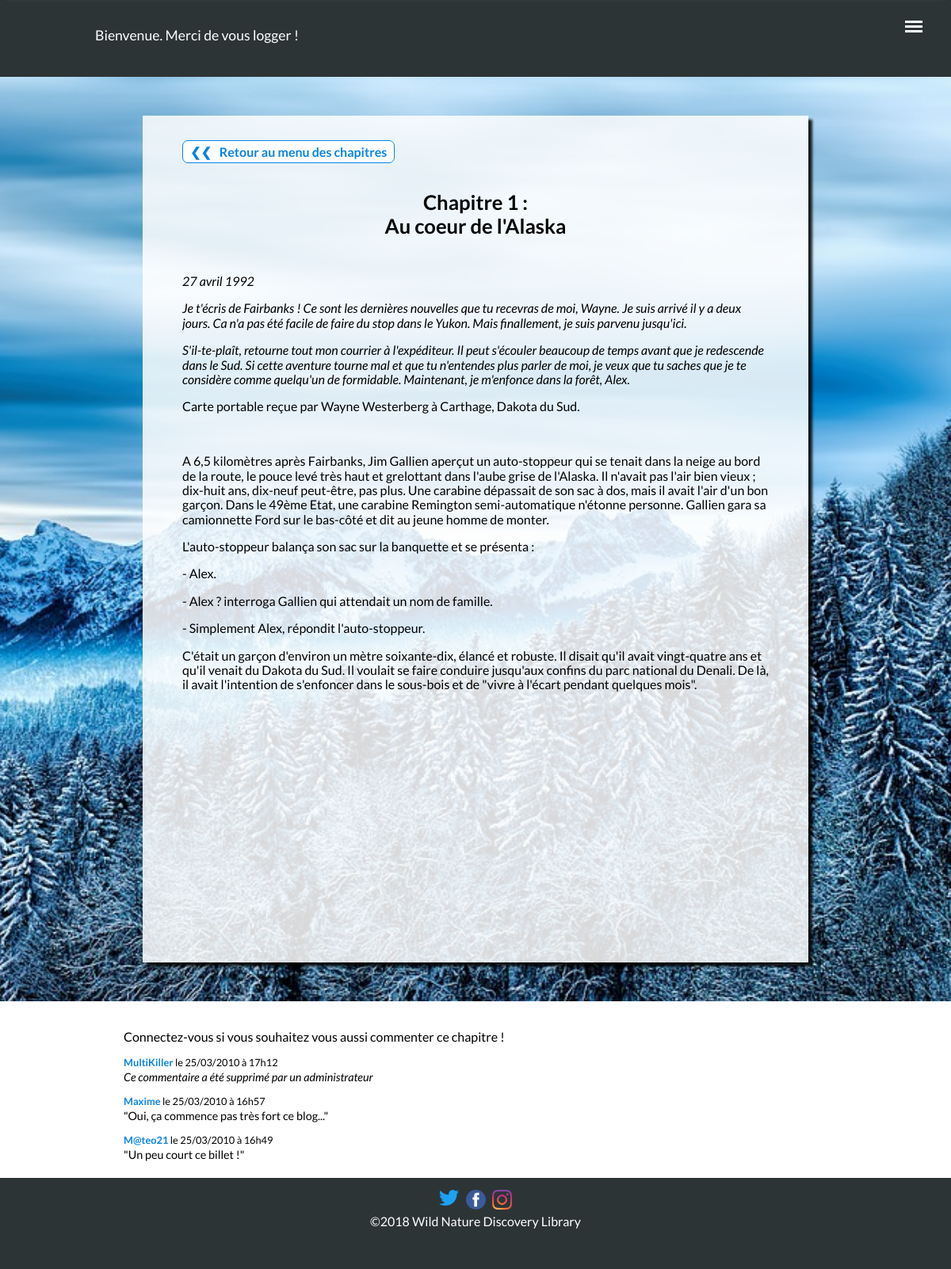
The page /index.php?action=getChapter&id=1 on the database its author committed.
### tables this page shows
CREATE TABLE IF NOT EXISTS `chapters` (
  `id` int(11) NOT NULL AUTO_INCREMENT,
  `title` varchar(255) NOT NULL,
  `content` text NOT NULL,
  `creation_date` datetime NOT NULL,
  `status` varchar(10) DEFAULT NULL,
  PRIMARY KEY (`id`)
);

CREATE TABLE IF NOT EXISTS `comments` (
  `id` int(11) NOT NULL AUTO_INCREMENT,
  `post_id` int(11) NOT NULL,
  `author` varchar(255) NOT NULL,
  `comment` text NOT NULL,
  `comment_date` datetime NOT NULL,
  `status` varchar(10) DEFAULT NULL,
  PRIMARY KEY (`id`)
);

### model/ChapterManager.php (called while the page is built, shortened)
<?php
class ChapterManager extends Manager
{
    public function getChapterContent($chapterId)
    {
        $db = $this->dbConnect();
        $chapterContentGetter = $db->prepare('SELECT id, title, content, DATE_FORMAT(creation_date, \'%d/%m/%Y à %Hh%imin%ss\') AS creation_date_fr, status FROM chapters WHERE id = ?');
        $chapterContentGetter->execute(array($chapterId));
        $chapterContent = $chapterContentGetter->fetch();
        return $chapterContent;
    }
}

### model/CommentManager.php (called while the page is built, shortened)
<?php
class CommentManager extends Manager
{
    public function getComments($chapterId)
    {
        $db = $this->dbConnect();
        $comments = $db->prepare('SELECT id, post_id, author, comment, DATE_FORMAT(comment_date, \'%d/%m/%Y à %Hh%i\') AS comment_date_fr, status FROM comments WHERE post_id = ? ORDER BY comment_date DESC');
        $comments->execute(array($chapterId));
        return $comments;
    }
    public function getCommentsCountByChapter($chapterId)
    {
        $db = $this->dbConnect();
        $commentsCount = $db->prepare('SELECT COUNT(*) FROM comments WHERE post_id= ?');
        $commentsCount->execute(array($chapterId));
        $commentsNumber = $commentsCount->fetch();
        return $commentsNumber;
    }
}

### view/frontend/chapterContentComments.php (the view, shortened to what this page needs)
<?php
while ($comment = $comments->fetch())
{
    ?>
    <div class="comment" id="comment-<?php echo $comment['id']; ?>">
        <div class="comment-info">
            <p><strong><?= htmlspecialchars($comment['author']) ?></strong> le <?= $comment['comment_date_fr'] ?><?php if ($comment['status'] === 'reported' && isset($_SESSION['status']) && $_SESSION['status'] != 'member')
            {
                ?>
                <i class="fas fa-exclamation-triangle red-item"></i>
                <?php
            }
            ?>
            </p>
        </div>
        <div class="comment-speech">
            <?php
            if ($comment['status'] != 'deleted')
            {
                ?>
                <p class="user-comment">"<?= nl2br(htmlspecialchars($comment['comment'])) ?>"</p>
                <?php
            }
            else
            {
                ?>
                <p class="user-comment deleted-comment">Ce commentaire a été supprimé par un administrateur</p>
                <?php
            }
                ?>
        </div>
    </div>
<?php
}
?>

### view/frontend/header.php (shortened to what this page needs)
<!DOCTYPE html>
<html lang="fr" dir="ltr">
<head>
    <link rel="stylesheet" href="./assets/css/reset.css" type="text/css">
    <link rel="stylesheet" href="./assets/css/style.css" type="text/css">
    <link rel="stylesheet" href="https://use.fontawesome.com/releases/v5.2.0/css/solid.css">
    <link rel="stylesheet" href="https://use.fontawesome.com/releases/v5.2.0/css/fontawesome.css">
</head>
<body>
    <div id='wrapper'>

### index.php (shortened to what this page needs)
<?php
require 'view/frontend/header.php';
try
{
    if (!isset($_GET['action']))
    {
        require 'view/frontend/welcome.php';
    }
    elseif (isset($_GET['action']))
    {
        require 'controller/frontoffice.php';
        $frontoffice_controller = new Frontoffice_Controller;
        if ($_GET['action'] === 'getChaptersList')
        {
            $frontoffice_controller->getChaptersList();
        }
        elseif ($_GET['action'] === 'getChapter')
        {
            if (isset($_GET['id']) && $_GET['id'] > 0)
            {
                $frontoffice_controller->getChapterContent();
            }
            else
            {
                $frontoffice_controller->display404Page();
            }
        }
        elseif ($_GET['action'] === 'register')
        {
            $frontoffice_controller->register();
        }
        elseif ($_GET['action'] === 'createAccount')
        {
            $frontoffice_controller->createAccount();
        }
        elseif ($_GET['action'] === 'signIn')
        {
            $frontoffice_controller->signIn();
        }
        elseif ($_GET['action'] === 'logAccount')
        {
            $frontoffice_controller->logAccount();
        }
        elseif (!isset($_SESSION['status']))
        {
            $frontoffice_controller->display404Page();
        }
        elseif ($_GET['action'] === 'signOut')
        {
            $frontoffice_controller->signOut();
        }
        elseif ((isset($_SESSION['status'])) && ($_SESSION['status'] === 'member'))
        {
            $frontoffice_controller->display404Page();
        }
        elseif ($_GET['action'] === 'editMemberParam' && isset($_GET['updatedParam']))
        {
            $frontoffice_controller->editUserParam();
        }
    }
}
catch(Exception $e)
{
    echo 'Erreur : ' . $e->getMessage();
}
require 'view/frontend/footer.php';

### controller/Controller.php (shortened to what this page needs)
<?php
class Controller implements iController
{
    protected function displayNavBar()
    {
        if (isset($_SESSION['status']))
        {
            if (($_SESSION['status'] === 'owner') || ($_SESSION['status'] === 'superadmin') || ($_SESSION['status'] === 'admin'))
            {
                require 'view/frontend/adminBar.php';
            }
            else
            {
                require 'view/frontend/memberBar.php';
            }
        }
        else
        {
            require './view/frontend/logBar.php';
        }
    }
    public function loadManagers()
    {
        require_once('model/ChapterManager.php');
        require_once('model/CommentManager.php');
    }
}

### view/frontend/logbar.php (shortened to what this page needs)
<div class="admin-session-bar">
    <div>
        <label for="open-sidebar-menu" class="sidebar-icon-toggle">
            <div class="spinner diagonal part-1"></div>
            <div class="spinner horizontal"></div>
            <div class="spinner diagonal part-2"></div>
        </label>
    </div>
    <p>Bienvenue. Merci de vous logger !</p>
</div>

### controller/frontoffice.php (shortened to what this page needs)
<?php
require_once 'Controller.php';
class Frontoffice_Controller extends Controller
{
    public function getChapterContent()
    {
        $this->displayNavBar();
        $chapterManager = new \project_Alaska\model\ChapterManager();
        $commentManager = new \project_Alaska\model\CommentManager();
        $chapter = $chapterManager->getChapterContent($_GET['id']);
        if ($chapter != false && ($chapter['status'] === 'published' || (isset($_SESSION['status']) && ($_SESSION['status'] === 'owner' || $_SESSION['status'] === 'superadmin'))))
        {
            $commentsCount = $commentManager->getCommentsCountByChapter($_GET['id']);
            $comments = $commentManager->getComments($_GET['id']);
            require('view/frontend/chapterContent.php');
        }
        else
        {
            require 'view/frontend/404.php';
        }
    }
}

### view/frontend/chapterContent.php
<div class="book-wrapper">
    <div class="book-container">
        <div class="book-content">
            <a href="index.php?action=getChaptersList" class="white-button regular-button">
                <span>&#10094;&#10094;</span>Retour au menu des chapitres
            </a>
            <h3>Chapitre <?= $chapter['id'] ?> :<br/><?= $chapter['title'] ?></h3>
            <div class="chapter-content"><?= $chapter['content'] ?></div>
        </div>
    </div>
</div>
<div class="comments-wrapper">
    <div class="comments-container">
        <?php
        if (isset($_SESSION['pseudo']))
        {
            if ($commentsCount['COUNT(*)'] > 0)
            {
                require 'view/frontend/chapterContentForm.php';
                require 'view/frontend/chapterContentComments.php';
            }
            else
            {
                $commentsCase = 'Session found, no comment';
                require 'view/frontend/chapterContentForm.php';
                require 'view/frontend/chapterContentUserAlert.php';
            }
        }
        else
        {
            if ($commentsCount['COUNT(*)'] > 0)
            {
                $commentsCase = 'No session, comments found';
                require 'view/frontend/chapterContentUserAlert.php';
                require 'view/frontend/chapterContentComments.php';
            }
            else
            {
                $commentsCase = 'No session, no comment';
                require 'view/frontend/chapterContentUserAlert.php';
            }
        }
        ?>
    </div>
</div>

### view/frontend/chapterContentUserAlert.php (shortened to what this page needs)
<?php
switch ($commentsCase)
{
        ?>
        <?php
    case 'No session, comments found' :
        ?>
        <p>Connectez-vous si vous souhaitez vous aussi commenter ce chapitre !</p>
        <?php
        break;
        ?>
        <?php
}
?>

### view/frontend/footer.php
        <footer>
            <ul>
                <li><a href="http://twitter.com/jforteroche"><img src="assets/img/social_medias/twitter-logo.png" alt="logo twitter" /></a></li>
                <li><a href="http://facebook.com/jean.forteroche"><img src="assets/img/social_medias/facebook-3.svg" alt="logo facebook" /></a></li>
                <li><a href="http://instagram.com/jeanforteroche"><img src="assets/img/social_medias/instagram-logo.png" alt="logo instagram" /></a></li>
            </ul>
            <p>©2018 Wild Nature Discovery Library</p>
        </footer>
    </div>
</body>

### rows shown on the page
chapters: id "1", title "Au coeur de l'Alaska", content "27 avril 1992 Je t'écris de Fairbanks ! Ce sont les dernières nouvelles que tu recevras de moi, Wayne. Je suis arrivé il y a deux jours. Ca n'a pas été facile de faire du stop dans le Yukon. Mais finallement, je suis parvenu jusqu'ici. S'il-te-plaît, retourne tout mon courrier à l'expéditeur. Il peut s'écouler beaucoup de temps avant que je redescende dans le Sud. Si cette aventure tourne mal et que tu n'entendes plus parler de moi, je veux que tu saches que je te considère comme quelqu'un de formidable. Maintenant, je m'enfonce dans la forêt, Alex. Carte portable reçue par Wayne Westerberg à Carthage, Dakota du Sud. A 6,5 kilomètres après Fairbanks, Jim Gallien aperçut un auto-stoppeur qui…"
comments: author "MultiKiller", comment_date_fr "25/03/2010 à 17h12", shows "Ce commentaire a été supprimé par un administrateur"
comments: author "Maxime", comment_date_fr "25/03/2010 à 16h57", comment "Oui, ça commence pas très fort ce blog..."
comments: author "M@teo21", comment_date_fr "25/03/2010 à 16h49", comment "Un peu court ce billet !"
